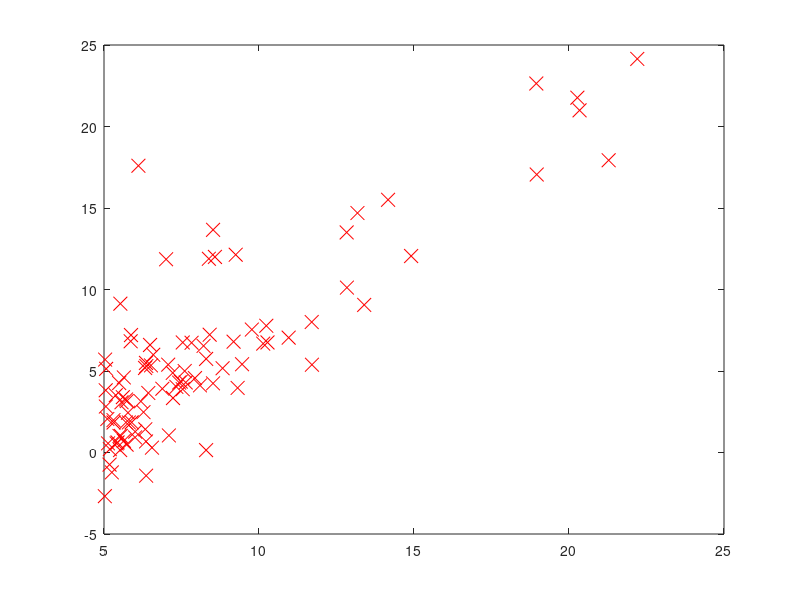

MATLAB code for this plot: (Note: this script raises an error after producing the figure.)
clear ; close all; clc
data=load('data.txt');
X=data(:,1);
y=data(:,2);
m=length(y);
X=[ones(m,1),X];

%plot x and y
figure(1);
plot(X(:,2),y,'rx','Markersize',10);

theta=zeros(2,1);
alpha=0.01;
iteration=1500;
 
%GradientDescent
theta=gradientDescent(X,y,theta,alpha,iteration);

fprintf("theta1:%d\ntheta2:%d\n",theta);
theta0_vals = linspace(-10, 10, 100);
theta1_vals = linspace(-1, 4, 100);
J_vals = zeros(length(theta0_vals), length(theta1_vals));
for i = 1:length(theta0_vals)
    for j = 1:length(theta1_vals)
          t = [theta0_vals(i); theta1_vals(j)];    
          J_vals(i,j) = costfunction(X, y, t);
    end
end
figure;
surf(theta0_vals, theta1_vals, J_vals');




